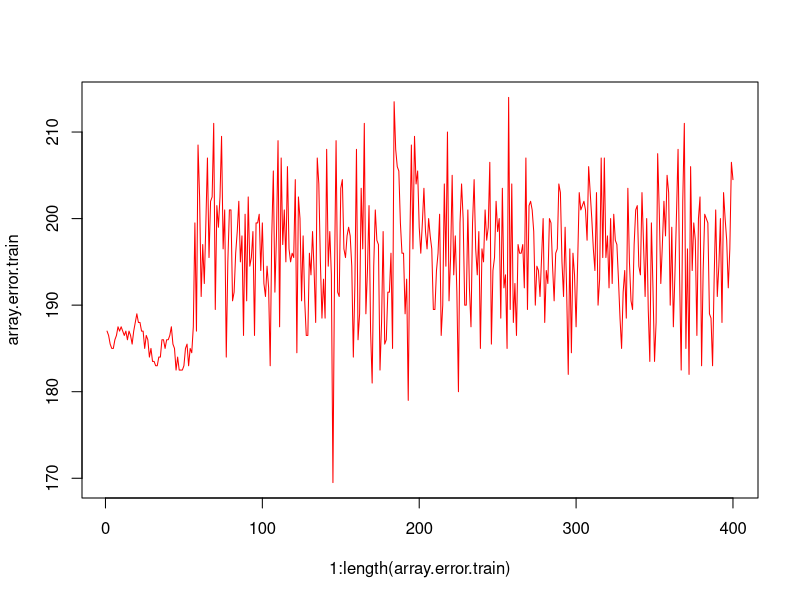

Here is the R script that generated this plot:
data = matrix(sample(c(-1,1), 10000, replace = TRUE), ncol = 10)

ninputs = nrow(data)

# we create two different databases, and we will apply the same algorithm to both
targets.sum = ifelse(rowSums(data) >=0,1,0)
targets.prod = ifelse(apply(data, 1, prod)>=0,1,0)

inputs = cbind( data[,1:10], rep(-1,ninputs))

## We separate our database into train and test datasets, 80/20. 
split.perc = 0.8
smp_size <- floor(split.perc * ninputs)
train <- inputs[1:smp_size,]
test <- inputs[(smp_size+1):ninputs,]
  
epsilon = 0.01


set.seed(100)


wts = runif(11)*99 ## start with a deliberately poor set of initial weights.


array.error.train = c() # we store the training errors
array.error.test = c() # we store the test errors
for (iteration in 1:400) {
  
  order = sample(smp_size);
  error.train = 0;
  error.test = 0;
  for (i in (ninputs-smp_size)){
    x = inputs[i+smp_size,]
    t = targets.prod[i+smp_size]
    y = sum ( x * wts )
    y = y > 0;
    error.test = error.test + (0.5*(t - y)^2); # we just calculate error
    
  }
  for (i in order) { 
    x = train[i,]
    t = targets.prod[i]
    y = sum ( x * wts )
    y = y > 0;
    error.train = error.train + (0.5*(t - y)^2);
    dw = epsilon * ( t - y ) * x
    wts = wts + dw; # actual learning
  }
  
  # title =sprintf('Iteration %d error %.3f\n', iteration, error)
  # plotdata()
  # title(main=title)
  # Sys.sleep(0.1)
  array.error.train = c(array.error.train , error.train)
  array.error.test = c(array.error.test , error.test)
  
}


plot(1:length(array.error.train), array.error.train, type="l",col="red")
lines(1:length(array.error.test), array.error.test, type="o",col="green")

